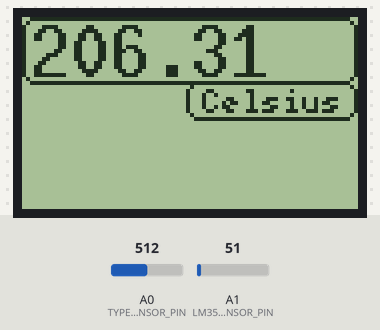
A sketch run on a simulated Arduino Uno, built with avr-gcc and run on an emulated ATmega328P. On the bench: 84×48 one-colour display. The inputs (shaded band) are chosen by the test bench; at power-on: A1 (LM35_SENSOR_PIN) = 51, A0 (TYPEK_SENSOR_PIN) = 512.

Above: at 1.2 s.
1.3 s: A1 (LM35_SENSOR_PIN) set to 61
At 2.3 s:
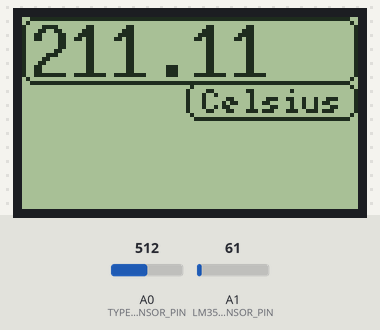
3.0 s: A0 (TYPEK_SENSOR_PIN) set to 716
At 4.3 s:
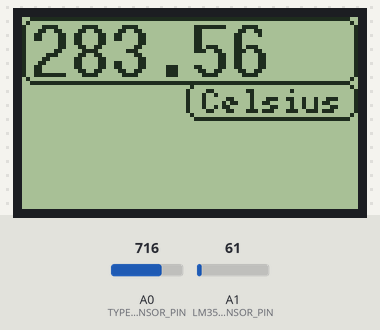
4.7 s: A1 (LM35_SENSOR_PIN) set to 71
At 5.5 s:
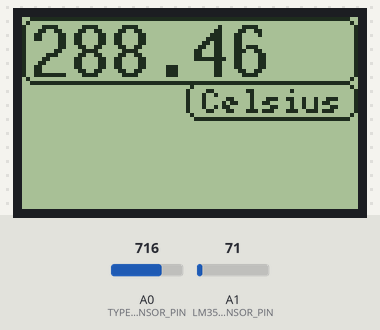
6.5 s: A0 (TYPEK_SENSOR_PIN) set to 900
At 8.0 s:
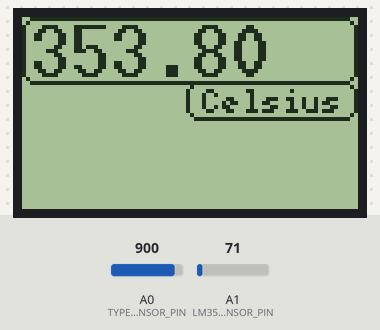
8.3 s: A1 (LM35_SENSOR_PIN) set to 86
At 9.4 s:
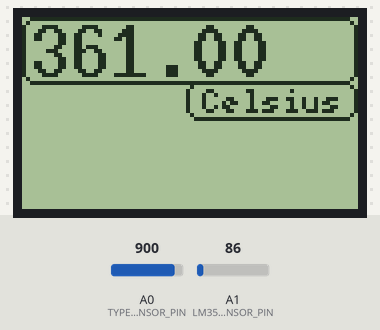
10.1 s: A0 (TYPEK_SENSOR_PIN) set to 1023
At 11.6 s:
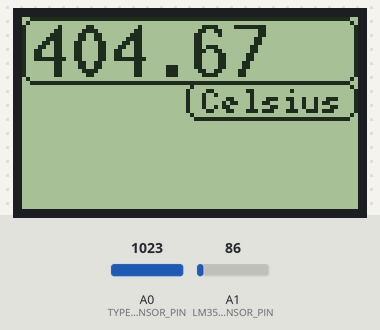
Timing chart, 0 to 12.9 s (numbered marks = the images above; inputs shaded):
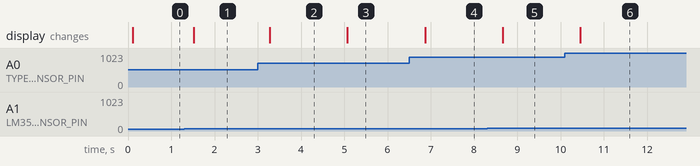

Measured:
- after the input at 1.3 s, the display: changes after 0.22 s (image 1)
- after the input at 3.0 s, the display: changes after 0.27 s (image 2)
- after the input at 4.7 s, the display: changes after 0.37 s (image 3)
- after the input at 6.5 s, the display: changes after 0.37 s (image 4)
- after the input at 8.3 s, the display: changes after 0.37 s (image 5)
- after the input at 10.1 s, the display: changes after 0.36 s (image 6)

The sketch:

TemperatureLoggerTypeK.ino
```cpp
/*

  TemperatureLoggerTypeK
  Simple high-temperature monitor using Type K (differential) and LM35 (cold-junction) sensors

  For info and circuit diagrams see https://github.com/tardate/LittleArduinoProjects/tree/main/playground/TemperatureLoggerTypeK

 */

#include "U8glib.h"

U8GLIB_PCD8544 u8g(13, 11, 10, 9, 8);   // SPI Com: SCK = 13, MOSI = 11, CS = 10, A0 = 9, Reset = 8

// actual reference voltage of the board, in mV (as measured)
#define VREF_MV 4930     // 5V  when analogReference(DEFAULT)
//#define VREF_MV 1060   // 1.1V when analogReference(INTERNAL)

#define TYPEK_SENSOR_PIN   A0
#define LM35_SENSOR_PIN    A1

#define R1 1.0                                    // non-inverting amplifier R1 in kΩ
#define R2 330.0                                  // non-inverting amplifier R2 in kΩ
#define GAIN (1 + R2/R1)                          // non-inverting amplifier gain
#define MV_PER_ANALOG_DIVISION (VREF_MV / 1023.0)
#define CELCIUS_PER_MV (1.0 / 0.041)              // based on 41µV per ˚C linear approximation for Type K > 0˚C
const float typekReadingScaler = CELCIUS_PER_MV / GAIN * MV_PER_ANALOG_DIVISION;

void setup() {
  analogReference(DEFAULT);
}

void loop() {
  updateDisplay(sampleTemperature());
  delay(250);
}

/*
 * return the current temperature reading
 */
float sampleTemperature() {
  return sampleColdJunctionTemperature() + sampleTemperatureOffset();
}

/*
 * read the Type K temperature differential at 41µV/˚C
 */
float sampleTemperatureOffset() {
  float analog_reading = 1.0 * analogRead(TYPEK_SENSOR_PIN);
  return analog_reading * typekReadingScaler;
}

/*
 * read the LM35 cold-junction temperature at 10mV/˚C
 */
float sampleColdJunctionTemperature() {
  float current_temperature = map(analogRead(LM35_SENSOR_PIN), 0, 1023, 0, VREF_MV) / 10.0;
  return current_temperature;
}

/*
 * update the 5110 LCD display
 */
void updateDisplay(float temperature) {
  u8g.firstPage();
  do {
    u8g.setContrast(128);
    u8g.drawRFrame(0, 0, 84, 17, 3);   //Data1 frame
    u8g.drawRFrame(41, 16, 43, 10, 3); //Data1 label frame
    u8g.setFont(u8g_font_5x7);
    u8g.drawStr(45, 24, "Celsius");
    u8g.setFont(u8g_font_10x20);
    u8g.setPrintPos(2, 15);
    u8g.print(temperature);
  } while(u8g.nextPage());
}
```
